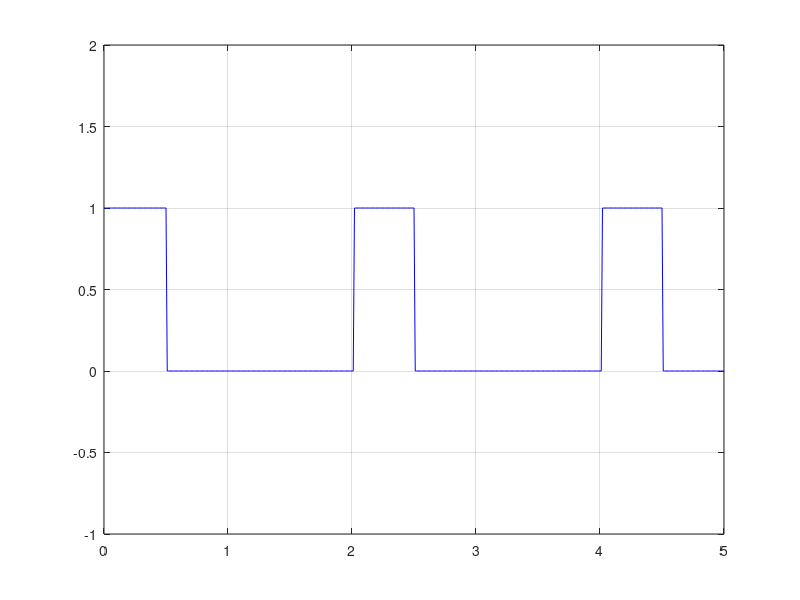

Write MATLAB code to recreate this figure.
clc;
clear all;
close all;
%generate message signal
N=5; m=randi([0 1],1,N)
t=0:.01:length(m);
a=0;b=0.5;i=1;
for j=1:length(t)
    if t(j)>=a && t(j)<=b
        y(j)=m(i);
    
    elseif t(j)>=b && t(j)<=i
        y(j)=0;
else
    i=i+1;
    a=a+1;
    b=b+1;
    end
end
  plot(t,y,'b'); axis([0 N -1 2]);grid on;